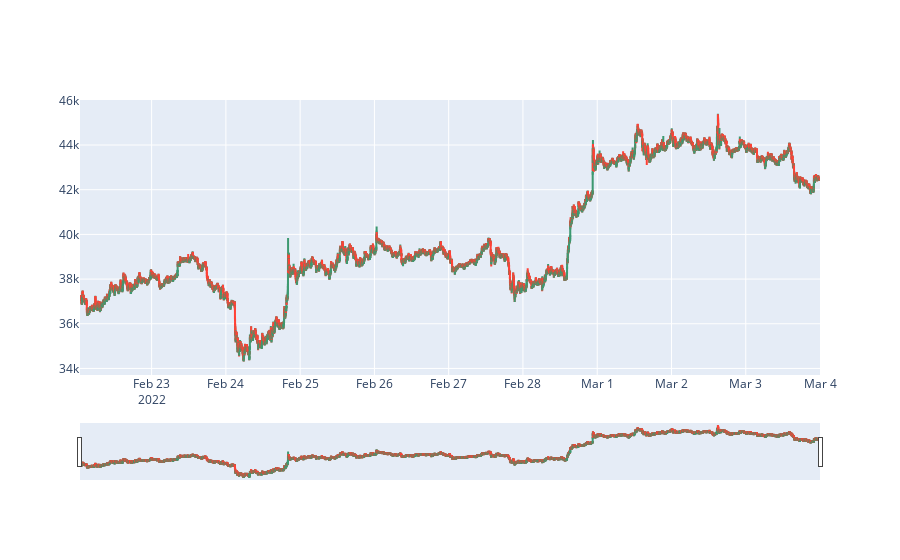

This figure's notebook cell:
### Code cell
fig = go.Figure(data=[go.Candlestick(x=df.index,
                open=df['Open'],
                high=df['High'],
                low=df['Low'],
                close=df['Close'])])

fig.show()

### Figure 1 — Plotly figure (JSON) as saved in the notebook; plotly's stock layout.template omitted (floating-point values rounded to 4 significant figures; data arrays with more than 128 entries replaced by an {"elided": "..."} marker saying what was removed)
{"data": [{"close": {"elided": "14348 float values"}, "high": {"elided": "14348 float values"}, "low": {"elided": "14348 float values"}, "open": {"elided": "14348 float values"}, "type": "candlestick", "x": {"elided": "14348 str values"}}], "layout": {"autosize": true, "xaxis": {"autorange": true, "range": ["2022-02-22 00:51:30", "2022-03-03 23:59:30"], "rangeslider": {"autorange": true, "range": ["2022-02-22 00:51:30", "2022-03-03 23:59:30"], "yaxis": {"_template": null, "rangemode": "match"}}, "type": "date"}, "yaxis": {"autorange": true, "range": [33710.0, 46020.0]}}}
